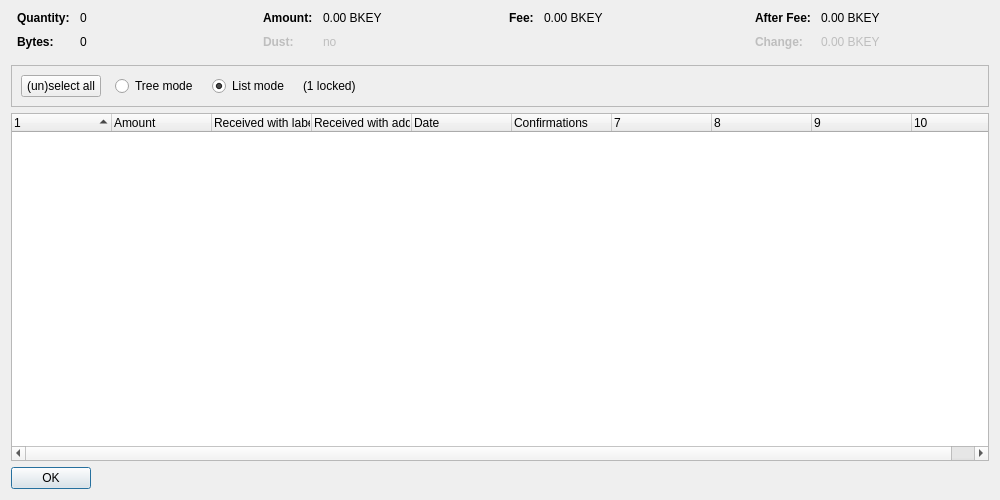
<?xml version="1.0" encoding="UTF-8"?>
<ui version="4.0">
 <class>CoinControlDialog</class>
 <widget class="QDialog" name="CoinControlDialog">
  <property name="geometry">
   <rect>
    <x>0</x>
    <y>0</y>
    <width>1000</width>
    <height>500</height>
   </rect>
  </property>
  <property name="windowTitle">
   <string>Coin Selection</string>
  </property>
  <layout class="QVBoxLayout" name="verticalLayout">
   <item>
    <layout class="QHBoxLayout" name="horizontalLayoutTop" stretch="0,0,0,0">
     <property name="topMargin">
      <number>0</number>
     </property>
     <property name="bottomMargin">
      <number>10</number>
     </property>
     <item>
      <layout class="QFormLayout" name="formLayoutCoinControl1">
       <property name="horizontalSpacing">
        <number>10</number>
       </property>
       <property name="verticalSpacing">
        <number>10</number>
       </property>
       <property name="leftMargin">
        <number>6</number>
       </property>
       <property name="rightMargin">
        <number>6</number>
       </property>
       <item row="0" column="0">
        <widget class="QLabel" name="labelCoinControlQuantityText">
         <property name="font">
          <font>
           <weight>75</weight>
           <bold>true</bold>
          </font>
         </property>
         <property name="text">
          <string>Quantity:</string>
         </property>
        </widget>
       </item>
       <item row="0" column="1">
        <widget class="QLabel" name="labelCoinControlQuantity">
         <property name="cursor">
          <cursorShape>IBeamCursor</cursorShape>
         </property>
         <property name="contextMenuPolicy">
          <enum>Qt::ActionsContextMenu</enum>
         </property>
         <property name="text">
          <string notr="true">0</string>
         </property>
         <property name="textInteractionFlags">
          <set>Qt::LinksAccessibleByMouse|Qt::TextSelectableByKeyboard|Qt::TextSelectableByMouse</set>
         </property>
        </widget>
       </item>
       <item row="1" column="0">
        <widget class="QLabel" name="labelCoinControlBytesText">
         <property name="font">
          <font>
           <weight>75</weight>
           <bold>true</bold>
          </font>
         </property>
         <property name="text">
          <string>Bytes:</string>
         </property>
        </widget>
       </item>
       <item row="1" column="1">
        <widget class="QLabel" name="labelCoinControlBytes">
         <property name="cursor">
          <cursorShape>IBeamCursor</cursorShape>
         </property>
         <property name="contextMenuPolicy">
          <enum>Qt::ActionsContextMenu</enum>
         </property>
         <property name="text">
          <string notr="true">0</string>
         </property>
         <property name="textInteractionFlags">
          <set>Qt::LinksAccessibleByMouse|Qt::TextSelectableByKeyboard|Qt::TextSelectableByMouse</set>
         </property>
        </widget>
       </item>
      </layout>
     </item>
     <item>
      <layout class="QFormLayout" name="formLayoutCoinControl2">
       <property name="horizontalSpacing">
        <number>10</number>
       </property>
       <property name="verticalSpacing">
        <number>10</number>
       </property>
       <property name="leftMargin">
        <number>6</number>
       </property>
       <property name="rightMargin">
        <number>6</number>
       </property>
       <item row="0" column="0">
        <widget class="QLabel" name="labelCoinControlAmountText">
         <property name="font">
          <font>
           <weight>75</weight>
           <bold>true</bold>
          </font>
         </property>
         <property name="text">
          <string>Amount:</string>
         </property>
        </widget>
       </item>
       <item row="0" column="1">
        <widget class="QLabel" name="labelCoinControlAmount">
         <property name="cursor">
          <cursorShape>IBeamCursor</cursorShape>
         </property>
         <property name="contextMenuPolicy">
          <enum>Qt::ActionsContextMenu</enum>
         </property>
         <property name="text">
          <string notr="true">0.00 BKEY</string>
         </property>
         <property name="textInteractionFlags">
          <set>Qt::LinksAccessibleByMouse|Qt::TextSelectableByKeyboard|Qt::TextSelectableByMouse</set>
         </property>
        </widget>
       </item>
       <item row="1" column="0">
        <widget class="QLabel" name="labelCoinControlLowOutputText">
         <property name="enabled">
          <bool>false</bool>
         </property>
         <property name="font">
          <font>
           <weight>75</weight>
           <bold>true</bold>
          </font>
         </property>
         <property name="text">
          <string>Dust:</string>
         </property>
        </widget>
       </item>
       <item row="1" column="1">
        <widget class="QLabel" name="labelCoinControlLowOutput">
         <property name="enabled">
          <bool>false</bool>
         </property>
         <property name="cursor">
          <cursorShape>IBeamCursor</cursorShape>
         </property>
         <property name="contextMenuPolicy">
          <enum>Qt::ActionsContextMenu</enum>
         </property>
         <property name="text">
          <string notr="true">no</string>
         </property>
         <property name="textInteractionFlags">
          <set>Qt::LinksAccessibleByMouse|Qt::TextSelectableByKeyboard|Qt::TextSelectableByMouse</set>
         </property>
        </widget>
       </item>
      </layout>
     </item>
     <item>
      <layout class="QFormLayout" name="formLayoutCoinControl3">
       <property name="horizontalSpacing">
        <number>10</number>
       </property>
       <property name="verticalSpacing">
        <number>10</number>
       </property>
       <property name="leftMargin">
        <number>6</number>
       </property>
       <property name="rightMargin">
        <number>6</number>
       </property>
       <item row="0" column="0">
        <widget class="QLabel" name="labelCoinControlFeeText">
         <property name="font">
          <font>
           <weight>75</weight>
           <bold>true</bold>
          </font>
         </property>
         <property name="text">
          <string>Fee:</string>
         </property>
        </widget>
       </item>
       <item row="0" column="1">
        <widget class="QLabel" name="labelCoinControlFee">
         <property name="cursor">
          <cursorShape>IBeamCursor</cursorShape>
         </property>
         <property name="contextMenuPolicy">
          <enum>Qt::ActionsContextMenu</enum>
         </property>
         <property name="text">
          <string notr="true">0.00 BKEY</string>
         </property>
         <property name="textInteractionFlags">
          <set>Qt::LinksAccessibleByMouse|Qt::TextSelectableByKeyboard|Qt::TextSelectableByMouse</set>
         </property>
        </widget>
       </item>
      </layout>
     </item>
     <item>
      <layout class="QFormLayout" name="formLayoutCoinControl4">
       <property name="horizontalSpacing">
        <number>10</number>
       </property>
       <property name="verticalSpacing">
        <number>10</number>
       </property>
       <property name="leftMargin">
        <number>6</number>
       </property>
       <property name="rightMargin">
        <number>6</number>
       </property>
       <item row="0" column="0">
        <widget class="QLabel" name="labelCoinControlAfterFeeText">
         <property name="font">
          <font>
           <weight>75</weight>
           <bold>true</bold>
          </font>
         </property>
         <property name="text">
          <string>After Fee:</string>
         </property>
        </widget>
       </item>
       <item row="0" column="1">
        <widget class="QLabel" name="labelCoinControlAfterFee">
         <property name="cursor">
          <cursorShape>IBeamCursor</cursorShape>
         </property>
         <property name="contextMenuPolicy">
          <enum>Qt::ActionsContextMenu</enum>
         </property>
         <property name="text">
          <string notr="true">0.00 BKEY</string>
         </property>
         <property name="textInteractionFlags">
          <set>Qt::LinksAccessibleByMouse|Qt::TextSelectableByKeyboard|Qt::TextSelectableByMouse</set>
         </property>
        </widget>
       </item>
       <item row="1" column="0">
        <widget class="QLabel" name="labelCoinControlChangeText">
         <property name="enabled">
          <bool>false</bool>
         </property>
         <property name="font">
          <font>
           <weight>75</weight>
           <bold>true</bold>
          </font>
         </property>
         <property name="text">
          <string>Change:</string>
         </property>
        </widget>
       </item>
       <item row="1" column="1">
        <widget class="QLabel" name="labelCoinControlChange">
         <property name="enabled">
          <bool>false</bool>
         </property>
         <property name="cursor">
          <cursorShape>IBeamCursor</cursorShape>
         </property>
         <property name="contextMenuPolicy">
          <enum>Qt::ActionsContextMenu</enum>
         </property>
         <property name="text">
          <string notr="true">0.00 BKEY</string>
         </property>
         <property name="textInteractionFlags">
          <set>Qt::LinksAccessibleByMouse|Qt::TextSelectableByKeyboard|Qt::TextSelectableByMouse</set>
         </property>
        </widget>
       </item>
      </layout>
     </item>
    </layout>
   </item>
   <item>
    <widget class="QFrame" name="frame">
     <property name="minimumSize">
      <size>
       <width>0</width>
       <height>40</height>
      </size>
     </property>
     <property name="frameShape">
      <enum>QFrame::StyledPanel</enum>
     </property>
     <property name="frameShadow">
      <enum>QFrame::Sunken</enum>
     </property>
     <layout class="QHBoxLayout" name="horizontalLayout">
      <item>
       <layout class="QHBoxLayout" name="horizontalLayoutPanel" stretch="0,0,0,0,0">
        <property name="spacing">
         <number>14</number>
        </property>
        <item>
         <widget class="QPushButton" name="pushButtonSelectAll">
          <property name="sizePolicy">
           <sizepolicy hsizetype="Maximum" vsizetype="Fixed">
            <horstretch>0</horstretch>
            <verstretch>0</verstretch>
           </sizepolicy>
          </property>
          <property name="text">
           <string>(un)select all</string>
          </property>
          <property name="autoDefault">
           <bool>false</bool>
          </property>
         </widget>
        </item>
        <item>
         <widget class="QRadioButton" name="radioTreeMode">
          <property name="sizePolicy">
           <sizepolicy hsizetype="Maximum" vsizetype="Fixed">
            <horstretch>0</horstretch>
            <verstretch>0</verstretch>
           </sizepolicy>
          </property>
          <property name="text">
           <string>Tree mode</string>
          </property>
         </widget>
        </item>
        <item>
         <widget class="QRadioButton" name="radioListMode">
          <property name="sizePolicy">
           <sizepolicy hsizetype="Maximum" vsizetype="Fixed">
            <horstretch>0</horstretch>
            <verstretch>0</verstretch>
           </sizepolicy>
          </property>
          <property name="text">
           <string>List mode</string>
          </property>
          <property name="checked">
           <bool>true</bool>
          </property>
         </widget>
        </item>
        <item>
         <widget class="QLabel" name="labelLocked">
          <property name="text">
           <string notr="true">(1 locked)</string>
          </property>
         </widget>
        </item>
        <item>
         <spacer name="horizontalSpacer">
          <property name="orientation">
           <enum>Qt::Horizontal</enum>
          </property>
          <property name="sizeHint" stdset="0">
           <size>
            <width>40</width>
            <height>20</height>
           </size>
          </property>
         </spacer>
        </item>
       </layout>
      </item>
     </layout>
    </widget>
   </item>
   <item>
    <widget class="CoinControlTreeWidget" name="treeWidget">
     <property name="contextMenuPolicy">
      <enum>Qt::CustomContextMenu</enum>
     </property>
     <property name="sortingEnabled">
      <bool>false</bool>
     </property>
     <property name="columnCount">
      <number>10</number>
     </property>
     <attribute name="headerShowSortIndicator" stdset="0">
      <bool>true</bool>
     </attribute>
     <attribute name="headerStretchLastSection">
      <bool>false</bool>
     </attribute>
     <column>
      <property name="text">
       <string/>
      </property>
     </column>
     <column>
      <property name="text">
       <string>Amount</string>
      </property>
     </column>
     <column>
      <property name="text">
       <string>Received with label</string>
      </property>
     </column>
     <column>
      <property name="text">
       <string>Received with address</string>
      </property>
     </column>
     <column>
      <property name="text">
       <string>Date</string>
      </property>
     </column>
     <column>
      <property name="text">
       <string>Confirmations</string>
      </property>
      <property name="toolTip">
       <string>Confirmed</string>
      </property>
     </column>
     <column>
      <property name="text">
       <string/>
      </property>
     </column>
     <column>
      <property name="text">
       <string/>
      </property>
     </column>
     <column>
      <property name="text">
       <string/>
      </property>
     </column>
     <column>
      <property name="text">
       <string/>
      </property>
     </column>
    </widget>
   </item>
   <item>
    <widget class="QDialogButtonBox" name="buttonBox">
     <property name="sizePolicy">
      <sizepolicy hsizetype="Maximum" vsizetype="Fixed">
       <horstretch>0</horstretch>
       <verstretch>0</verstretch>
      </sizepolicy>
     </property>
     <property name="orientation">
      <enum>Qt::Horizontal</enum>
     </property>
     <property name="standardButtons">
      <set>QDialogButtonBox::Ok</set>
     </property>
    </widget>
   </item>
  </layout>
 </widget>
 <customwidgets>
  <customwidget>
   <class>CoinControlTreeWidget</class>
   <extends>QTreeWidget</extends>
   <header>qt/coincontroltreewidget.h</header>
  </customwidget>
 </customwidgets>
 <resources/>
 <connections/>
</ui>
